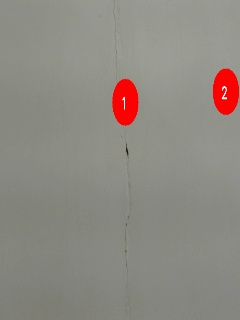
#> input picture laptop_web server(run  on laptop to send image from webserver to vega)/detections/latest.jpg, 240 x 320 px
$ python 'vega_viewer (1).py'
#> lines starting #> are read from the running program, lines starting #| are printed output that depends on the picture
#> further down, frame is the input picture: shape (320, 240, 3); mean B, G, R 129.8, 137.4, 142.5
import cv2
import serial
import numpy as np
import time
import os

PORT   = 'COM6'
BAUD   = 115200 # Lowered to prevent the collage effect!
WIDTH  = 240
HEIGHT = 320
HEADER = bytes([0xAB, 0xCD, 0xAB, 0xCD])

script_dir = os.path.dirname(os.path.abspath(__file__))
# Pointing directly to the single file we want to read
LATEST_IMAGE = os.path.join(script_dir, 'detections', 'latest.jpg')

def rgb_to_rgb565(frame_bgr):
    r = (frame_bgr[:, :, 2].astype(np.uint16) >> 3) & 0x1F
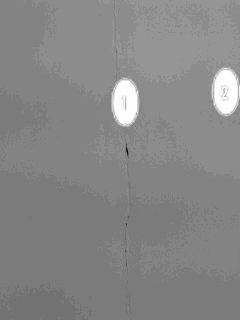
#> r: shape (320, 240) uint16; min 2, max 31, mean 17.4; drawn with min black and max white
    g = (frame_bgr[:, :, 1].astype(np.uint16) >> 2) & 0x3F
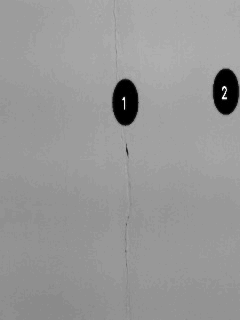
#> g: shape (320, 240) uint16; min 0, max 57, mean 34; drawn with min black and max white
    b = (frame_bgr[:, :, 0].astype(np.uint16) >> 3) & 0x1F
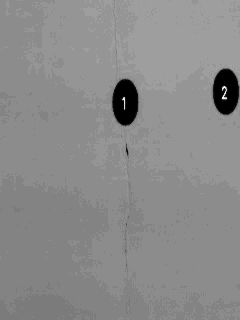
#> b: shape (320, 240) uint16; min 0, max 29, mean 15.8; drawn with min black and max white
    return ((r << 11) | (g << 5) | b).astype('>u2').tobytes()

print("Opening serial port...")
ser = serial.Serial(PORT, BAUD, timeout=3)
time.sleep(2)

print("Waiting for Vega board ready signal...")
ser.reset_input_buffer()
ready = ser.read(1)
if ready != b'R':
    print(f"Warning: expected 'R', got {ready}. Continuing anyway...")
else:
    print("Vega board ready!")

print("Watching for updates to latest.jpg... Press Ctrl+C to stop.\n")

last_modified_time = 0

try:
    while True:
        # Check if the file exists yet
        if not os.path.exists(LATEST_IMAGE):
            time.sleep(0.5)
            continue

        # Check when the file was last updated
        current_modified_time = os.path.getmtime(LATEST_IMAGE)

        # If the file has been updated since we last checked, send it!
        if current_modified_time != last_modified_time:
            t0 = time.time()

            frame = cv2.imread(LATEST_IMAGE)

            # If the image couldn't be read, skip and try again next loop
            if frame is None:
                time.sleep(0.1)
                continue

            frame = cv2.resize(frame, (WIDTH, HEIGHT), interpolation=cv2.INTER_LINEAR)
            payload = rgb_to_rgb565(frame)

            ser.reset_input_buffer()
            ser.reset_output_buffer()

            # Send data
            ser.write(HEADER)
            chunk_size = 4096
            for i in range(0, len(payload), chunk_size):
                ser.write(payload[i:i+chunk_size])
#> this loop made 38 passes
#> i on passes 2 to 13: 4096, 8192, 12288, 16384, 20480, 24576, 28672, 32768, 36864, 40960, 45056, 49152
            ser.flush()

            # Wait for ACK
            ack = ser.read(1)
            if ack != b'K':
                print("\nNo ACK received, flushing buffers...")
                ser.reset_input_buffer()
                ser.reset_output_buffer()
                continue

            # Update our tracker so we don't send the same image twice
            last_modified_time = current_modified_time

            elapsed = time.time() - t0
            print(f"\r✅ New image detected and sent to display ({elapsed*1000:.0f}ms)".ljust(60), end='')

        # Small pause so we don't max out the CPU checking the file
        time.sleep(0.2)

except KeyboardInterrupt:
    print("\n\nStopped by user.")
finally:
    ser.close()
